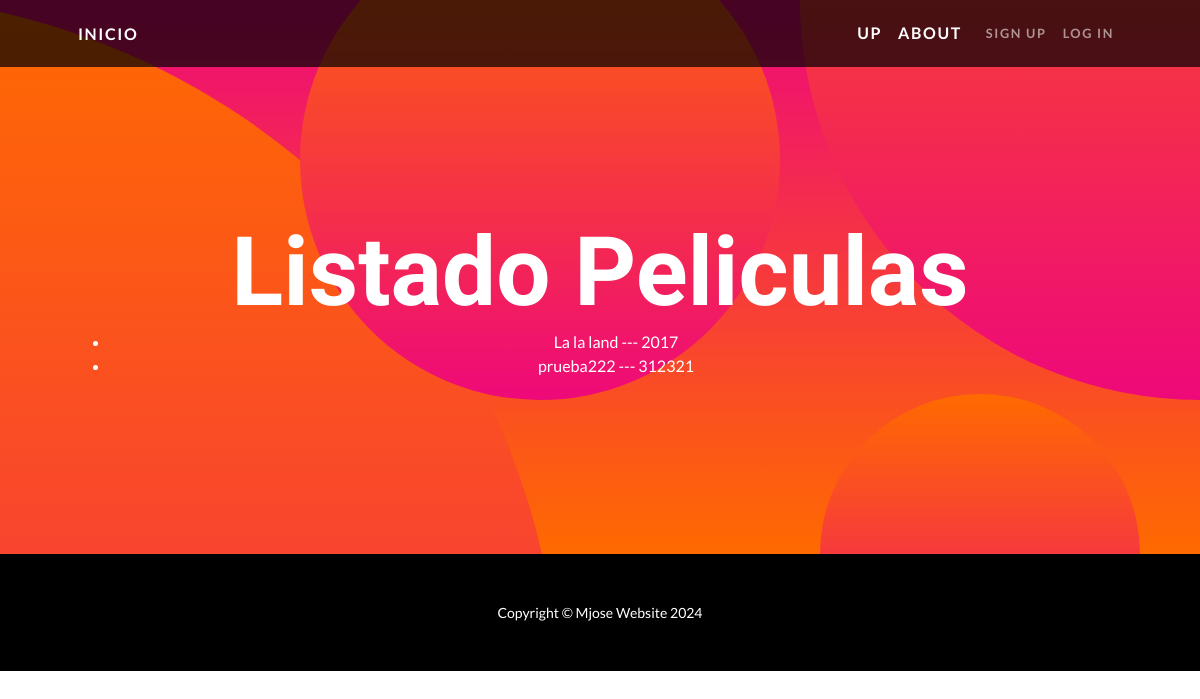
Page /listapelicula/ on the committed database.
### AppPeliculas/models.py (models this page shows)
class pelicula(models.Model):
    def __str__(self):
        return f"{self.nombre} --- {self.año}"
    nombre = models.CharField(max_length=40)
    año = models.IntegerField()
    director = models.CharField(max_length=40)
    genero = models.CharField(max_length=40)
    duracion = models.FloatField()

### AppPeliculas/views.py (the view)
# urls.py: path("listapelicula/", lista_pelicula, name="lista_pelicula" ),
def lista_pelicula (request):
    mis_peliculas = pelicula.objects.all()
    info = {"peliculas":mis_peliculas}
    return render(request,"listado_pelicula.html",info)

### AppPeliculas/templates/Listado_pelicula.html
{% extends "padre_formulario.html" %}
{% block titulo %} Listado Peliculas {% endblock %}
{% block formulario %}
<ul>
{% for x in peliculas %}
<li>{{x}}</li>
{% endfor %}
</ul>
{% endblock %}

### rows in the picture
pelicula: nombre+año "La la land --- 2017"
pelicula: nombre+año "prueba222 --- 312321"
